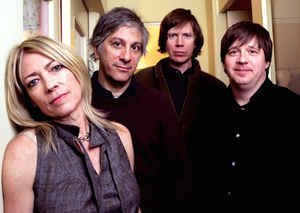
#> input picture 2_Train_FaceRecognition_with_ML/test.jpg, 300 x 213 px
$ python -i face_recognitions.py   (imports and definitions only)
#> lines starting #> are read from the running program, lines starting #| are printed output that depends on the picture
import numpy as np
import pandas as pd
import matplotlib.pyplot as plt
import cv2
import sklearn
import pickle

# load all models
haar = cv2.CascadeClassifier('./model/haarcascade_frontalface_default.xml')
# [2 lines not run here, left out]

# [1 line that did not run here, left out]
# [1 line that did not run here, left out]


def facerecognitionpipeline(filename):
    # step-1 Read image
#> called with filename = 'test.jpg'
    img = cv2.imread(filename)
#> img is the input picture: shape (213, 300, 3); mean B, G, R 74.7, 79, 101.3
    # step-2 convret to gray scale
    gray =  cv2.cvtColor(img,cv2.COLOR_BGR2GRAY)
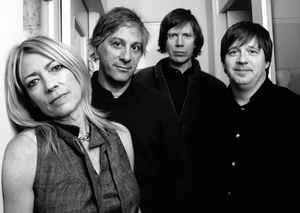
#> gray: shape (213, 300); min 0, max 255, mean 85.2
    # step-3 crop the face using haar cascade classifier
    faces = haar.detectMultiScale(gray,1.5,3)
#> faces = [[163, 21, 36, 36], [98, 25, 54, 54], [216, 31, 54, 54]]
    predictions = []
    for x,y,w,h in faces:
        roi = gray[y:y+h,x:x+h]
    #     plt.imshow(roi,cmap='gray')
        # step-4 normalization 0-1
        roi = roi/255.0
        # step-5 resize image 100x100
        if roi.shape[1]>100:
            roi_resize = cv2.resize(roi,(100,100),cv2.INTER_AREA)
        else:
            roi_resize = cv2.resize(roi,(100,100),cv2.INTER_CUBIC)
        # step-6 flattern 1x10000
        roi_reshape = roi_resize.reshape(1,10000)
        # step-7 substarct with mean
        roi_mean = roi_reshape - mean_face_arr
        # step-8 get eigen image
        eigen_image = model_pca.transform(roi_mean)
        # step-9 Eigne image for visualization
        eig_img = model_pca.inverse_transform(eigen_image)
        # step-10 pass to ml model (SVM) and get predictions
        result = model_svm.predict(eigen_image)
        prob_score = model_svm.predict_proba(eigen_image)
        prob_score_max = prob_score.max()
        # step-11 generate report
        text = "%s : %d"%("female" if result[0]!='male' else 'male',prob_score_max*100)
        print(text)
        # defining colors based on results
        if result[0]=='male':
            color=(255,255,0)
        else:
            color = (0,255,255)
        cv2.rectangle(img,(x,y),(x+w,y+h),color,2)
        cv2.putText(img,text,(x,y),cv2.FONT_HERSHEY_PLAIN,0.8,(255,255,255),2)
        output = {
            'roi':roi,
            'eig_img':eig_img,
            'prediction_name':"female" if result[0]!='male' else 'male',
            'score':prob_score_max
        }
        predictions.append(output)
#> this loop made 1 pass
#> pass 1, in facerecognitionpipeline, `roi = gray[y:y+h,x:x+h]`:
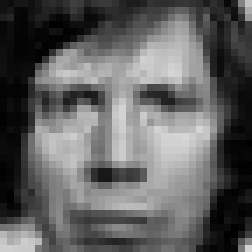
#> roi: shape (36, 36) (shown 7 times larger); min 0, max 214, mean 96.4
#> pass 1, in facerecognitionpipeline, `roi_resize = cv2.resize(roi,(100,100),cv2.INTER_CUBIC)`:
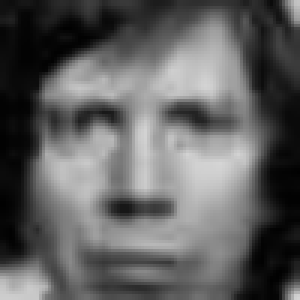
#> roi_resize: shape (100, 100) float64 (shown 3 times larger); min 0.0044, max 0.837, mean 0.378
#> after the loop, predictions = []

    return img,predictions

#> (the run stopped early here; a loop or call above may not have finished)
